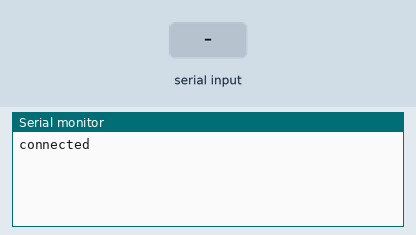
This sketch was run on a simulated Arduino Uno, built with avr-gcc and run on an emulated ATmega328P. Parts: the last lines printed to the serial monitor. The test bench sets the inputs (shaded band).

Above: at 1.2 s.
1.3 s: "1" received over the second serial link
At 2.4 s:
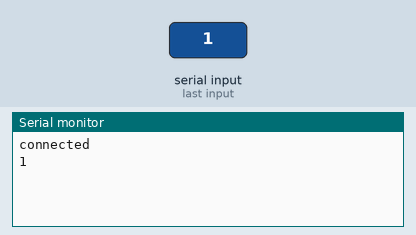
2.8 s: "0" received over the second serial link
At 3.5 s:
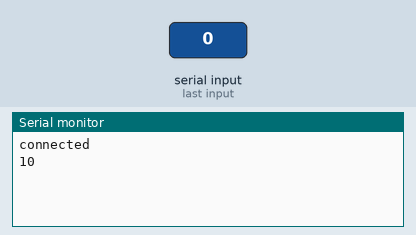

Measured:
- after the input at 1.3 s, the serial monitor: prints a new line at once (image 1)
- after the input at 2.8 s, the serial monitor: prints a new line at once (image 2)

The sketch:

tunnel.ino
```cpp
/*
   David Dupre
   djdupre@uw.edu

   This program pipes data between the Arduino's hardware serial and a software
   serial. This can be used to send messages to and read from the GPS receiver.
*/

#include <SoftwareSerial.h>

#define rxPin 10
#define txPin 11

SoftwareSerial mySerial(rxPin, txPin);

void setup() {
  Serial.begin(115200);
  while(!Serial);

  mySerial.begin(115200);

  Serial.println("connected");
}

void loop() {
  if (mySerial.available()) {
    Serial.write(mySerial.read());
  }
  if(Serial.available()) {
     mySerial.write(Serial.read());
  }
}
```
